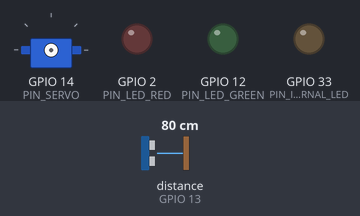
This sketch was run on a simulated ESP32. On the bench: servo, output pins drawn as LEDs (lit = HIGH). Wiring (inferred from the names in the program): ultrasonic range finder: trigger GPIO 15; echo GPIO 13; servo: signal GPIO 14. The test bench sets the inputs (shaded band); at power-on: distance to the obstacle (sensor on GPIO 13) 80 cm. The echo pulse lasts 58.3 µs per cm; WiFi joins after 1.5 s; servers stay silent unless stated; uploads are accepted with an empty reply; random numbers use the default seed unless the sketch sets one; the camera gives no picture; servo pulses on a pin are drawn as a servo (544–2400 µs = 0–180°); pins used as bus, display or sensor lines are not drawn; what the sketch prints to the serial monitor is not drawn.

Above: at 0.0 s.
At 4.5 s:
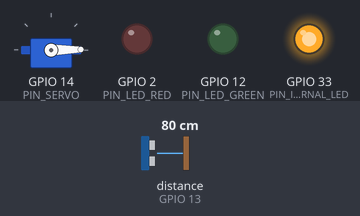
4.6 s: distance to the obstacle (sensor on GPIO 13) set to 22 cm
6.2 s: distance to the obstacle (sensor on GPIO 13) set to 18 cm
At 6.9 s:
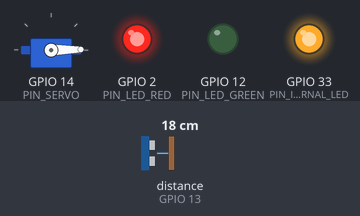
Timing chart, 0 to 14.1 s (numbered marks = the images above; inputs shaded):
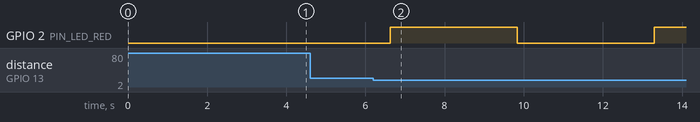

Measured:
- the behaviour switches between 21 and 20 cm on distance to the obstacle (sensor on GPIO 13) (found by bisection; images 1 and 2)
- after the input at 4.6 s, every drawn part: stays the same
- after the input at 6.2 s, GPIO 2 (PIN_LED_RED): LOW → HIGH after 0.43 s, → LOW 3.2 s later, → HIGH 3.5 s later

The sketch:

esp32_cam.ino
```cpp
/*
 * Akıllı Plaka Bariyer Sistemi - ESP32-CAM Tam Entegre Firmware
 *
 * Hedef Kart: AI-Thinker ESP32-CAM (OV2640 Kamera Modülü)
 * Fonksiyonlar:
 * 1. OV2640 kamerasından JPEG yakalama.
 * 2. Yerel Wi-Fi üzerinden PC'deki FastAPI sunucusuna kimlik doğrulamalı istek:
 *    POST /api/device/v1/observations (image/jpeg)
 * 3. HC-SR04 Ultrasonik Sensör ile araç yaklaşma (< 20 cm) ve geçiş tamamlama tespiti.
 * 4. SG90 Servo motor ile bariyer kolu kontrolü (0° Kapalı, 90° Açık).
 * 5. Durum LED'leri (Yeşil: İzin verildi, Kırmızı: Ret/Hata).
 * 6. Bariyer hareket telemetrisi: POST /api/device/v1/events
 */

#include "esp_camera.h"
#include <WiFi.h>
#include <HTTPClient.h>

// ==================== KULLANICI / AĞ AYARLARI ====================
const char* WIFI_SSID     = "WIFI_ADINIZ";
const char* WIFI_PASSWORD = "WIFI_PAROLANIZ";

// PC'nin yerel ağ IP adresi (örn. 192.168.1.50)
const char* SERVER_HOST   = "http://192.168.1.50:8000";
const char* AUTH_TOKEN    = "smart-barrier-device-key-2026";
const char* DEVICE_ID     = "esp32-barrier-01";

// ==================== AI-THINKER KAMERA PİNLERİ ====================
#define PWDN_GPIO_NUM     32
#define RESET_GPIO_NUM    -1
#define XCLK_GPIO_NUM      0
#define SIOD_GPIO_NUM     26
#define SIOC_GPIO_NUM     27

#define Y9_GPIO_NUM       35
#define Y8_GPIO_NUM       34
#define Y7_GPIO_NUM       39
#define Y6_GPIO_NUM       36
#define Y5_GPIO_NUM       21
#define Y4_GPIO_NUM       19
#define Y3_GPIO_NUM       18
#define Y2_GPIO_NUM        5
#define VSYNC_GPIO_NUM    25
#define HREF_GPIO_NUM     23
#define PCLK_GPIO_NUM     22

// ==================== HARİCİ BİLEŞEN PİNLERİ ====================
#define PIN_SERVO         14 // SG90 Servo PWM sinyal pini
#define PIN_TRIG          15 // HC-SR04 Ultrasonik Tetikleme (Trig)
#define PIN_ECHO          13 // HC-SR04 Ultrasonik Yankı (Echo - 1k/2k direnç bölücü ile!)
#define PIN_LED_GREEN     12 // Yeşil Durum LED'i (Anot - 220Ω ile)
#define PIN_LED_RED        2 // Kırmızı Durum LED'i (Anot - 220Ω ile)
#define PIN_INTERNAL_LED  33 // Dahili küçük kırmızı LED (Ters mantık: LOW = Açık)

// ==================== OTURUM VE İSTEK DURUMU ====================
String session_id = "";
uint32_t request_seq = 0;
bool is_barrier_open = false;

// ==================== YARDIMCI FONKSİYONLAR ====================

// Kütüphanesiz, kararlı yazılımsal PWM ile servo açısı ayarla (0° - 90°)
void setServoAngle(int angle) {
  int pulse_us = map(angle, 0, 90, 550, 2400);
  for (int i = 0; i < 25; i++) {
    digitalWrite(PIN_SERVO, HIGH);
    delayMicroseconds(pulse_us);
    digitalWrite(PIN_SERVO, LOW);
    delayMicroseconds(20000 - pulse_us);
  }
}

// HC-SR04 ultrasonik mesafe okuma (cm cinsinden)
float readDistanceCM() {
  digitalWrite(PIN_TRIG, LOW);
  delayMicroseconds(2);
  digitalWrite(PIN_TRIG, HIGH);
  delayMicroseconds(10);
  digitalWrite(PIN_TRIG, LOW);

  long duration = pulseIn(PIN_ECHO, HIGH, 30000); // 30ms zaman aşımı (~500 cm)
  if (duration == 0) return 999.0; // Engel yok veya zaman aşımı
  return (duration * 0.0343) / 2.0;
}

// Sunucuya telemetri olayı bildirme (POST /api/device/v1/events)
void sendDeviceEvent(const String& event_type, const String& barrier_state) {
  if (WiFi.status() != WL_CONNECTED) return;
  HTTPClient http;
  String url = String(SERVER_HOST) + "/api/device/v1/events";
  http.begin(url);
  http.setTimeout(5000);
  http.addHeader("Content-Type", "application/json");
  http.addHeader("Authorization", String("Bearer ") + AUTH_TOKEN);

  String payload = "{\"device_id\":\"" + String(DEVICE_ID) +
                   "\",\"session_id\":\"" + session_id +
                   "\",\"event_id\":\"evt-" + String(micros(), HEX) +
                   "\",\"event_type\":\"" + event_type +
                   "\",\"barrier_state\":\"" + barrier_state + "\"}";

  int code = http.POST(payload);
  Serial.printf("[TELEMETRI] Olay: %s, Durum: %s, HTTP Kodu: %d\n", event_type.c_str(), barrier_state.c_str(), code);
  http.end();
}

void setupCamera() {
  camera_config_t config;
  config.ledc_channel = LEDC_CHANNEL_0;
  config.ledc_timer   = LEDC_TIMER_0;
  config.pin_d0       = Y2_GPIO_NUM;
  config.pin_d1       = Y3_GPIO_NUM;
  config.pin_d2       = Y4_GPIO_NUM;
  config.pin_d3       = Y5_GPIO_NUM;
  config.pin_d4       = Y6_GPIO_NUM;
  config.pin_d5       = Y7_GPIO_NUM;
  config.pin_d6       = Y8_GPIO_NUM;
  config.pin_d7       = Y9_GPIO_NUM;
  config.pin_xclk     = XCLK_GPIO_NUM;
  config.pin_pclk     = PCLK_GPIO_NUM;
  config.pin_vsync    = VSYNC_GPIO_NUM;
  config.pin_href     = HREF_GPIO_NUM;
  config.pin_sccb_sda = SIOD_GPIO_NUM;
  config.pin_sccb_scl = SIOC_GPIO_NUM;
  config.pin_pwdn     = PWDN_GPIO_NUM;
  config.pin_reset    = RESET_GPIO_NUM;
  config.xclk_freq_hz = 20000000;
  config.pixel_format = PIXFORMAT_JPEG;

  if (psramFound()) {
    config.frame_size   = FRAMESIZE_VGA; // 640x480
    config.jpeg_quality = 12; // 0-63
    config.fb_count     = 2;
  } else {
    config.frame_size   = FRAMESIZE_CIF; // 400x296 (PSRAM yokken güvenli)
    config.jpeg_quality = 15;
    config.fb_count     = 1;
  }

  esp_err_t err = esp_camera_init(&config);
  if (err != ESP_OK) {
    Serial.printf("[HATA] Kamera baslatilamadi! Kod: 0x%x\n", err);
    while (true) {
      digitalWrite(PIN_INTERNAL_LED, LOW);
      delay(100);
      digitalWrite(PIN_INTERNAL_LED, HIGH);
      delay(100);
    }
  }
  Serial.println("[OK] Kamera basariyla baslatildi.");
}

void setupWiFi() {
  Serial.printf("[WIFI] Baglaniyor: %s\n", WIFI_SSID);
  WiFi.begin(WIFI_SSID, WIFI_PASSWORD);
  int attempts = 0;
  while (WiFi.status() != WL_CONNECTED && attempts < 30) {
    delay(500);
    Serial.print(".");
    attempts++;
  }
  if (WiFi.status() == WL_CONNECTED) {
    Serial.printf("\n[WIFI] Baglandi! IP Adresi: %s\n", WiFi.localIP().toString().c_str());
  } else {
    Serial.println("\n[UYARI] Wi-Fi baglantisi kurulamadi. Dongude tekrar denenecek.");
  }
}

void setup() {
  Serial.begin(115200);
  delay(1000);
  Serial.println("\n==========================================");
  Serial.println("  Akilli Plaka Bariyer - ESP32-CAM Basliyor ");
  Serial.println("==========================================");

  // Pin modları
  pinMode(PIN_SERVO, OUTPUT);
  digitalWrite(PIN_SERVO, LOW);

  pinMode(PIN_TRIG, OUTPUT);
  digitalWrite(PIN_TRIG, LOW);
  pinMode(PIN_ECHO, INPUT);

  pinMode(PIN_LED_GREEN, OUTPUT);
  digitalWrite(PIN_LED_GREEN, LOW);
  pinMode(PIN_LED_RED, OUTPUT);
  digitalWrite(PIN_LED_RED, LOW);

  pinMode(PIN_INTERNAL_LED, OUTPUT);
  digitalWrite(PIN_INTERNAL_LED, HIGH); // Dahili LED söndür

  // Bariyer kolunu başlangıçta güvenli kapalı (0°) pozisyona al
  setServoAngle(0);
  is_barrier_open = false;

  randomSeed(micros());
  session_id = "sess-" + String(micros(), HEX) + "-" + String(random(1000, 9999));
  Serial.printf("[SISTEM] Acilis Oturum Kimligi: %s\n", session_id.c_str());

  setupCamera();
  setupWiFi();
}

void captureAndEvaluate() {
  if (WiFi.status() != WL_CONNECTED) {
    Serial.println("[HATA] Wi-Fi bagli degil, istek gonderilemez.");
    setupWiFi();
    return;
  }

  request_seq++;
  String request_id = "req-" + String(request_seq);

  Serial.printf("\n--- Gozlem Baslatiliyor: %s ---\n", request_id.c_str());
  camera_fb_t* fb = esp_camera_fb_get();
  if (!fb) {
    Serial.println("[HATA] Kare yakalanamadi (framebuffer bos)!");
    return;
  }

  Serial.printf("[KAMERA] Kare alindi: %u bayt, cozunurluk: %ux%u\n", fb->len, fb->width, fb->height);

  HTTPClient http;
  String url = String(SERVER_HOST) + "/api/device/v1/observations";
  http.begin(url);
  http.setTimeout(10000);

  http.addHeader("Content-Type", "image/jpeg");
  http.addHeader("Authorization", String("Bearer ") + AUTH_TOKEN);
  http.addHeader("X-Device-Id", DEVICE_ID);
  http.addHeader("X-Session-Id", session_id);
  http.addHeader("X-Request-Id", request_id);

  int httpCode = http.POST(fb->buf, fb->len);
  esp_camera_fb_return(fb); // Kare belleğini hemen serbest bırak

  if (httpCode > 0) {
    String response = http.getString();
    Serial.printf("[SUNUCU] HTTP Kodu: %d\n", httpCode);
    Serial.printf("[SUNUCU] Yanit: %s\n", response.c_str());

    if (httpCode == 200) {
      if (response.indexOf("\"decision\":\"allow\"") > 0) {
        Serial.println(">>> [KARAR] IZIN VERILDI (ALLOW)! Bariyer aciliyor...");

        // Yeşil LED aç, Kırmızı LED kapa
        digitalWrite(PIN_LED_GREEN, HIGH);
        digitalWrite(PIN_LED_RED, LOW);
        digitalWrite(PIN_INTERNAL_LED, LOW); // Dahili LED yak

        // Servoyu 90 dereceye kaldır (Bariyeri Aç)
        setServoAngle(90);
        is_barrier_open = true;
        sendDeviceEvent("barrier_opened", "open_waiting_clear");

        // Aracın geçişini bekle (Sensörün önü boşalana kadar bekle)
        Serial.println("[BEKLEME] Aracin gecisi bekleniyor (alan bosalmasi)...");
        unsigned long clear_start = 0;
        while (true) {
          float dist = readDistanceCM();
          if (dist > 25.0) { // Araç uzaklaştı (> 25 cm)
            if (clear_start == 0) clear_start = millis();
            if (millis() - clear_start > 2000) { // 2 saniye boyunca alan boşsa
              Serial.println("[GECIS] Alan bosaldi. Bariyer kapatiliyor...");
              break;
            }
          } else {
            clear_start = 0; // Araç hala bariyere yakın
          }
          delay(200);
        }

        // Bariyeri kapat (0 dereceye indir)
        setServoAngle(0);
        is_barrier_open = false;
        digitalWrite(PIN_LED_GREEN, LOW);
        digitalWrite(PIN_INTERNAL_LED, HIGH);
        sendDeviceEvent("barrier_closed", "closed");
        Serial.println("[KAPANDI] Bariyer kapandi. Sistem hazir.");

      } else if (response.indexOf("\"decision\":\"deny\"") > 0) {
        Serial.println(">>> [KARAR] RET (DENY)! Plaka listede yok. Bariyer kapali kalir.");
        digitalWrite(PIN_LED_RED, HIGH);
        digitalWrite(PIN_LED_GREEN, LOW);
        sendDeviceEvent("access_denied", "closed");
        delay(3000);
        digitalWrite(PIN_LED_RED, LOW);
      } else {
        Serial.println(">>> [KARAR] OKUNAMADI / HATA! Bariyer kapali kalir.");
        digitalWrite(PIN_LED_RED, HIGH);
        digitalWrite(PIN_LED_GREEN, LOW);
        sendDeviceEvent("unreadable_observation", "closed");
        delay(3000);
        digitalWrite(PIN_LED_RED, LOW);
      }
    } else {
      Serial.printf("[UYARI] Beklenmeyen HTTP kodu: %d\n", httpCode);
    }
  } else {
    Serial.printf("[HATA] HTTP baglanti hatasi: %s\n", http.errorToString(httpCode).c_str());
  }
  http.end();
}

void loop() {
  // 1. Manuel seri port tetikleme kontrolü (Test kolaylığı için 'c' veya 'C')
  if (Serial.available()) {
    char c = Serial.read();
    if (c == 'c' || c == 'C') {
      captureAndEvaluate();
      return;
    }
  }

  // 2. Ultrasonik sensör ile otomatik araç algılama
  if (!is_barrier_open) {
    float dist = readDistanceCM();
    if (dist > 1.0 && dist < 20.0) { // Araç 20 cm'den yakına geldiğinde
      Serial.printf("\n[SENSOR] Arac algilandi! Mesafe: %.1f cm. Plaka okuma tetikleniyor...\n", dist);
      captureAndEvaluate();
      delay(3000); // Mükerrer peş peşe tetiklemeyi önlemek için kısa bekleme
    }
  }

  delay(200);
}
```
